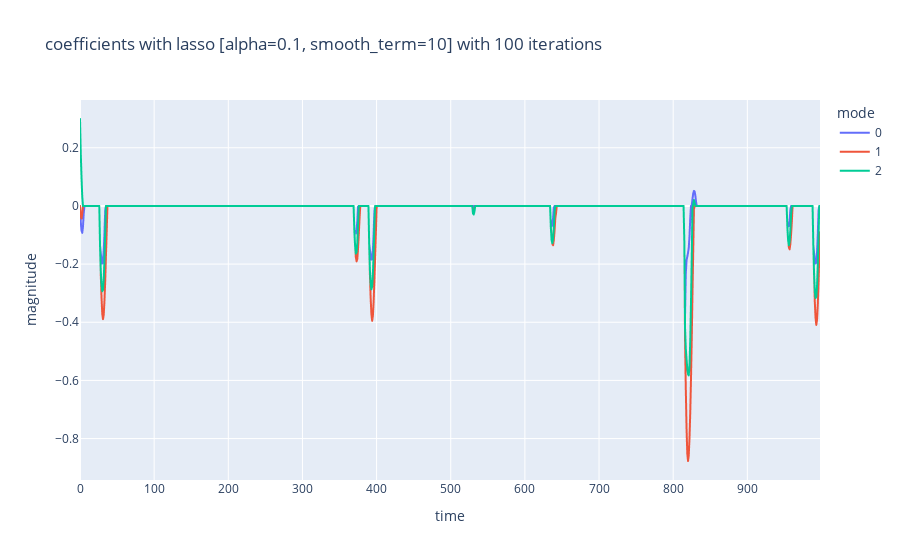

Write notebook code for a chart like this one.
### Code cell
px.line(dlds_model_refitted1[0].T, title=f'coefficients with lasso [alpha={alpha}, smooth_term={smooth}] with {n_iterations} iterations').update_layout(xaxis_title='time', yaxis_title='magnitude', legend_title='mode').show()

### Figure 1 — Plotly figure (JSON) as saved in the notebook; plotly's stock layout.template omitted (floating-point values rounded to 4 significant figures; data arrays with more than 128 entries replaced by an {"elided": "..."} marker saying what was removed)
{"data": [{"hovertemplate": "variable=0<br>index=%{x}<br>value=%{y}<extra></extra>", "legendgroup": "0", "line": {"color": "#636efa", "dash": "solid"}, "marker": {"symbol": "circle"}, "mode": "lines", "name": "0", "showlegend": true, "type": "scattergl", "x": {"elided": "999 int values"}, "xaxis": "x", "y": {"elided": "999 float values"}, "yaxis": "y"}, {"hovertemplate": "variable=1<br>index=%{x}<br>value=%{y}<extra></extra>", "legendgroup": "1", "line": {"color": "#EF553B", "dash": "solid"}, "marker": {"symbol": "circle"}, "mode": "lines", "name": "1", "showlegend": true, "type": "scattergl", "x": {"elided": "999 int values"}, "xaxis": "x", "y": {"elided": "999 float values"}, "yaxis": "y"}, {"hovertemplate": "variable=2<br>index=%{x}<br>value=%{y}<extra></extra>", "legendgroup": "2", "line": {"color": "#00cc96", "dash": "solid"}, "marker": {"symbol": "circle"}, "mode": "lines", "name": "2", "showlegend": true, "type": "scattergl", "x": {"elided": "999 int values"}, "xaxis": "x", "y": {"elided": "999 float values"}, "yaxis": "y"}], "layout": {"legend": {"title": {"text": "mode"}, "tracegroupgap": 0}, "title": {"text": "coefficients with lasso [alpha=0.1, smooth_term=10] with 100 iterations"}, "xaxis": {"anchor": "y", "domain": [0, 1], "title": {"text": "time"}}, "yaxis": {"anchor": "x", "domain": [0, 1], "title": {"text": "magnitude"}}}}
